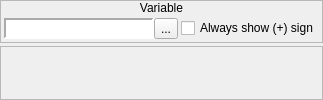
        <widget class="QWidget" name="wVariable">
         <layout class="QVBoxLayout" name="verticalLayout_47">
          <property name="spacing">
           <number>3</number>
          </property>
          <property name="margin">
           <number>0</number>
          </property>
          <item>
           <widget class="QFrame" name="frame_20">
            <property name="sizePolicy">
             <sizepolicy hsizetype="Preferred" vsizetype="Fixed">
              <horstretch>0</horstretch>
              <verstretch>0</verstretch>
             </sizepolicy>
            </property>
            <property name="frameShape">
             <enum>QFrame::StyledPanel</enum>
            </property>
            <property name="frameShadow">
             <enum>QFrame::Raised</enum>
            </property>
            <layout class="QVBoxLayout" name="verticalLayout_46">
             <property name="spacing">
              <number>0</number>
             </property>
             <property name="margin">
              <number>0</number>
             </property>
             <item>
              <widget class="QLabel" name="label_13">
               <property name="sizePolicy">
                <sizepolicy hsizetype="Preferred" vsizetype="Fixed">
                 <horstretch>0</horstretch>
                 <verstretch>0</verstretch>
                </sizepolicy>
               </property>
               <property name="text">
                <string>Variable</string>
               </property>
               <property name="alignment">
                <set>Qt::AlignCenter</set>
               </property>
              </widget>
             </item>
             <item>
              <widget class="QWidget" name="widget_14" native="true">
               <layout class="QHBoxLayout" name="horizontalLayout_28">
                <property name="spacing">
                 <number>3</number>
                </property>
                <property name="margin">
                 <number>3</number>
                </property>
                <item>
                 <widget class="QWidget" name="widget_15" native="true">
                  <layout class="QHBoxLayout" name="horizontalLayout_44">
                   <property name="spacing">
                    <number>0</number>
                   </property>
                   <property name="margin">
                    <number>0</number>
                   </property>
                   <item>
                    <widget class="QLabel" name="lblVariable">
                     <property name="sizePolicy">
                      <sizepolicy hsizetype="Preferred" vsizetype="Preferred">
                       <horstretch>0</horstretch>
                       <verstretch>0</verstretch>
                      </sizepolicy>
                     </property>
                     <property name="minimumSize">
                      <size>
                       <width>150</width>
                       <height>0</height>
                      </size>
                     </property>
                     <property name="font">
                      <font>
                       <family>Monospace</family>
                      </font>
                     </property>
                     <property name="styleSheet">
                      <string notr="true">background-color: palette(base);</string>
                     </property>
                     <property name="frameShape">
                      <enum>QFrame::Panel</enum>
                     </property>
                     <property name="frameShadow">
                      <enum>QFrame::Sunken</enum>
                     </property>
                     <property name="lineWidth">
                      <number>2</number>
                     </property>
                     <property name="text">
                      <string/>
                     </property>
                    </widget>
                   </item>
                   <item>
                    <widget class="QToolButton" name="bBrowseVariables">
                     <property name="text">
                      <string>...</string>
                     </property>
                     <property name="icon">
                      <iconset resource="gui_icons.qrc">
                       <normaloff>:/icons/fileopen.png</normaloff>:/icons/fileopen.png</iconset>
                     </property>
                    </widget>
                   </item>
                  </layout>
                 </widget>
                </item>
                <item>
                 <widget class="QCheckBox" name="cbAlwaysShowPlusSign">
                  <property name="text">
                   <string>Always show (+) sign</string>
                  </property>
                 </widget>
                </item>
               </layout>
              </widget>
             </item>
            </layout>
           </widget>
          </item>
          <item>
           <widget class="QFrame" name="frame_22">
            <property name="frameShape">
             <enum>QFrame::StyledPanel</enum>
            </property>
            <property name="frameShadow">
             <enum>QFrame::Raised</enum>
            </property>
           </widget>
          </item>
         </layout>
        </widget>
